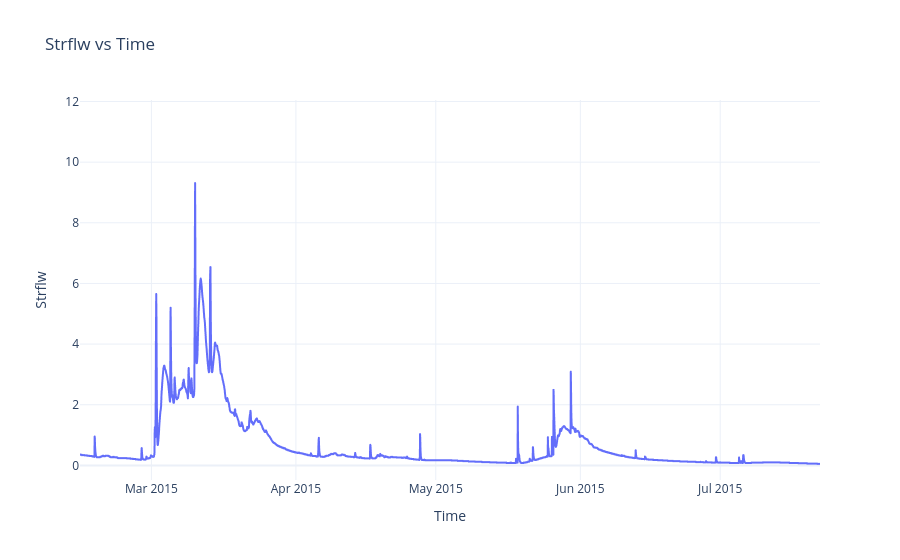

Notebook source saved alongside this figure:
### Code cell
import plotly.express as px
import pandas as pd

df_plot = df_nwm_out.copy()
df_plot.index = pd.to_datetime(df_plot.index, errors="coerce")
df_plot["Strflw"] = pd.to_numeric(df_plot["Strflw"], errors="coerce")
df_plot = df_plot.dropna(subset=["Strflw"]).sort_index()
df_plot = df_plot.reset_index().rename(columns={"index": "Time"})

fig = px.line(
    df_plot,
    x="Time",
    y="Strflw",
    title="Strflw vs Time",
    labels={"Strflw": "Strflw", "Time": "Time"}
 )
fig.update_traces(line=dict(width=2))
fig.update_layout(template="plotly_white")
fig.show()

### Figure 1 — Plotly figure (JSON) as saved in the notebook; plotly's stock layout.template omitted (floating-point values rounded to 4 significant figures; data arrays with more than 128 entries replaced by an {"elided": "..."} marker saying what was removed)
{"data": [{"hovertemplate": "Time=%{x}<br>Strflw=%{y}<extra></extra>", "legendgroup": "", "line": {"color": "#636efa", "dash": "solid", "width": 2}, "marker": {"symbol": "circle"}, "mode": "lines", "name": "", "showlegend": false, "type": "scattergl", "x": {"elided": "8784 str values"}, "xaxis": "x", "y": {"elided": "8784 float values"}, "yaxis": "y"}], "layout": {"autosize": true, "dragmode": "zoom", "legend": {"tracegroupgap": 0}, "title": {"text": "Strflw vs Time"}, "xaxis": {"anchor": "y", "autorange": false, "domain": [0, 1], "range": ["2015-02-13 16:33:42.5969", "2015-07-22 09:43:32.3005"], "title": {"text": "Time"}, "type": "date"}, "yaxis": {"anchor": "x", "autorange": false, "domain": [0, 1], "range": [-0.482, 12.05], "title": {"text": "Strflw"}, "type": "linear"}}}
